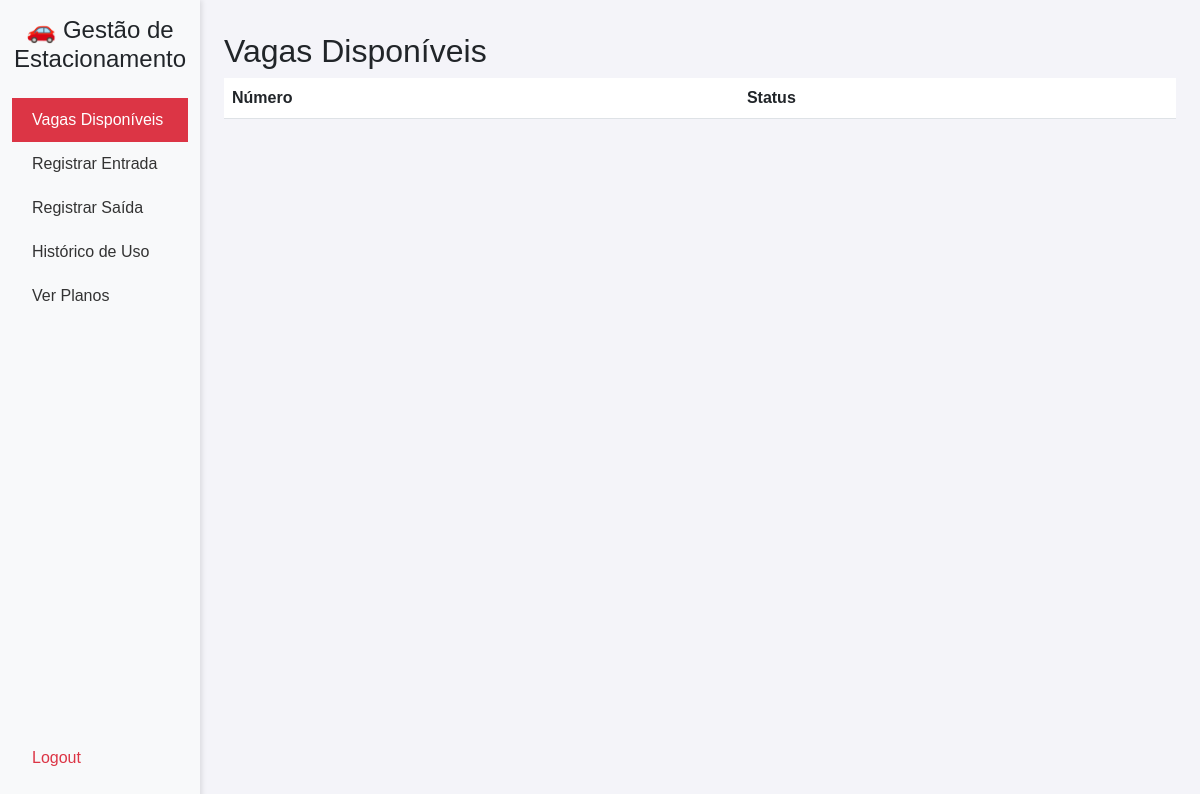
/home_comum/, run on an earlier commit of the app's database.
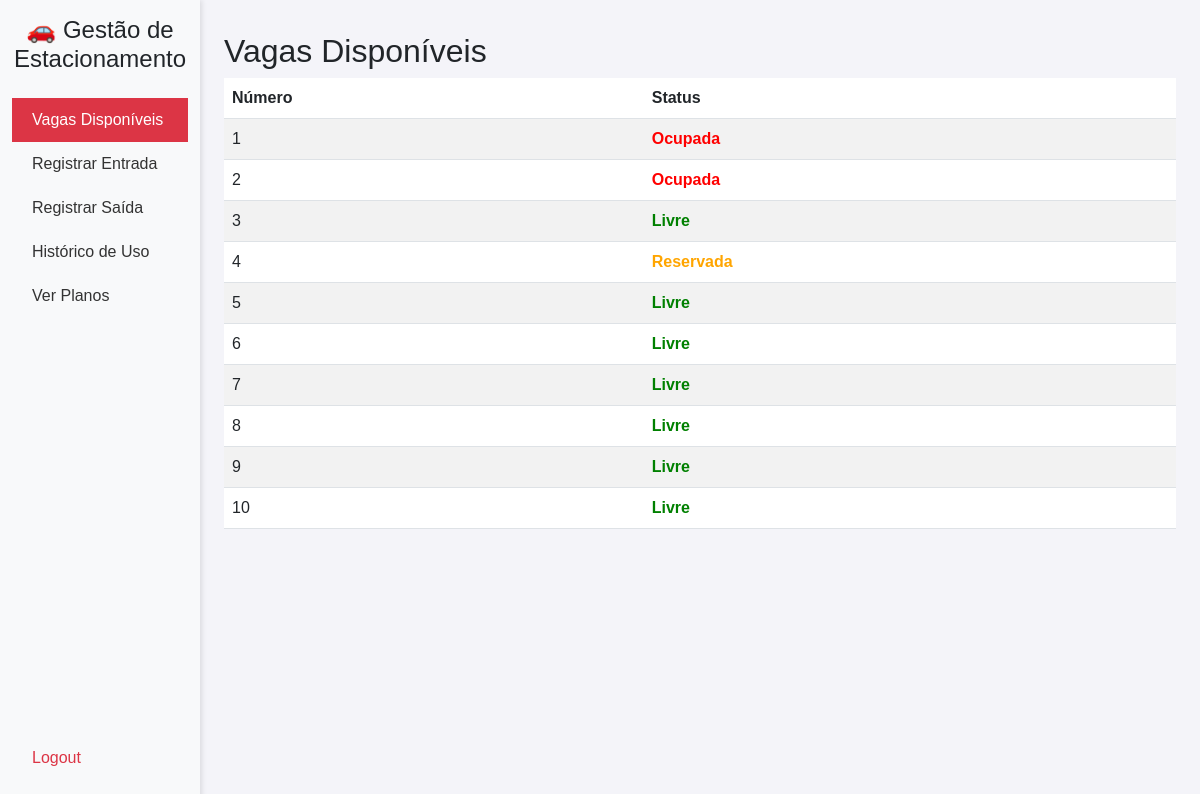
And on a later commit of the database.
### projeto_estacionamento/models.py (models this page shows, shortened)
class Vaga(models.Model):
    id = models.UUIDField(primary_key=True, default=uuid.uuid4, editable=False)
    numero = models.PositiveIntegerField(unique=True)  # Número da vaga (ex: 1, 2, 3)
    STATUS_CHOICES = [
        ('Livre', 'Livre'),
        ('Ocupada', 'Ocupada'),
        ('Reservada', 'Reservada'),
    ]
    status = models.CharField(
        max_length=10,
        choices=STATUS_CHOICES,
        default='Livre'  # Status padrão
    )
    cpf = models.CharField(max_length=14, blank=True, null=True)  # CPF do cliente

### projeto_estacionamento/views.py (the view)
# urls.py: path('home_comum/', views.home_comum, name='home_comum'),
def home_comum(request):
    vagas = Vaga.objects.all()  # Recupera todas as vagas
    return render(request, 'home_comum.html', {'vagas': vagas})

### templates/home_comum.html (shortened to what this page needs)
<!doctype html>
<html lang="en">
  <head>
    <link href="https://cdn.jsdelivr.net/npm/bootstrap@5.3.0/dist/css/bootstrap.min.css" rel="stylesheet">
  </head>
  <body>
    <div class="container-fluid">
        <div class="row">
            <nav class="col-md-2 sidebar">
                <h4 class="text-center py-3">🚗 Gestão de Estacionamento</h4>
                <a href="{% url 'home_comum'%}" class="active">Vagas Disponíveis</a>
                <a href="{% url 'registrar_entrada_comum' %}">Registrar Entrada</a>
                <a href="{% url 'registrar_saida_comum' %}">Registrar Saída</a>
                <a href="{% url 'historico_comum' %}">Histórico de Uso</a>
                <a href="{% url 'ver_planos' %}">Ver Planos</a>
                <a href="{% url 'login' %}" class="text-danger logout-btn">Logout</a>
            </nav>
            <main class="col-md-10 p-4">
            <h2 class="mt-2">Vagas Disponíveis</h2>
            <table class="table table-striped">
                <thead>
                    <tr>
                        <th>Número</th>
                        <th>Status</th>
                    </tr>
                </thead>
                <tbody>
                    {% for vaga in vagas %}
                        <tr>
                            <td>{{ vaga.numero }}</td>
                            <td>
                                <span
                                    class="{% if vaga.status == 'Livre' %}status-livre
                                             {% elif vaga.status == 'Ocupada' %}status-ocupada
                                             {% elif vaga.status == 'Reservada' %}status-reservada
                                             {% endif %}">
                                    {{ vaga.status }}
                                </span>
                            </td>
                        </tr>
                    {% endfor %}
                </tbody>
            </table>
            </div>
        </div>
</body>
</html>

### templates/home_comum.html (style rules this page uses)
body { font-family: Arial, sans-serif; background-color: #f4f4f9; }
.sidebar { height: 100vh; background-color: #f8f9fa; box-shadow: 2px 0 5px rgba(0,0,0,0.1); }
.sidebar a { display: block; padding: 10px 20px; color: #333; text-decoration: none; }
.sidebar a:hover, .sidebar .active { background-color: #dc3545; color: #fff; }
.logout-btn { position: absolute; bottom: 20px; }
.status-livre { color: green; font-weight: bold; }
.status-ocupada { color: red; font-weight: bold; }
.status-reservada { color: orange; font-weight: bold; }

What changed in the data, as far as the page shows it:
added Vaga: numero "1", status "Ocupada"
added Vaga: numero "2", status "Ocupada"
added Vaga: numero "3", status "Livre"
added Vaga: numero "4", status "Reservada"
added Vaga: numero "5", status "Livre"
added Vaga: numero "6", status "Livre"
added Vaga: numero "7", status "Livre"
added Vaga: numero "8", status "Livre"
added Vaga: numero "9", status "Livre"
added Vaga: numero "10", status "Livre"
